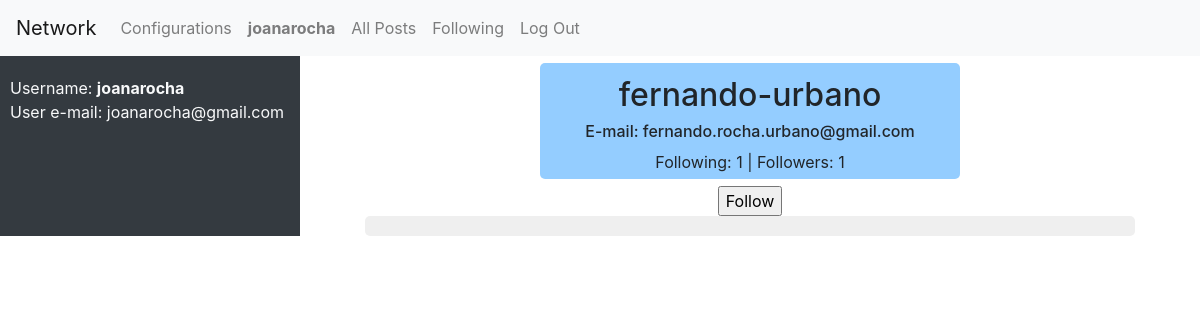
Screenshot of /user/fernando-urbano/ (signed in) with the database file from the repository.
### network/models.py (models this page shows, shortened)
class User(AbstractUser):
    users_following = models.ManyToManyField('User', blank=True, null=True, related_name='followed_by')
    watchlist = models.ManyToManyField('Post', blank=True, null=True, related_name='watched_by')
    @property
    def number_followers(self):
        return len(self.followed_by.all())
    @property
    def number_following(self):
        return len(self.users_following.all())

### network/views.py (the view)
# urls.py: path("user/<str:username>/", views.view_user, name="view_user"),
def view_user(request, username):
    logged_user = request.user
    try:
        user = User.objects.get(username=username)
    except:
        pass
    posts = Post.objects.filter(user=user)
    if logged_user.is_authenticated:
        following = logged_user.users_following.filter(pk=user.id).exists()
    else:
        following = None
    return render(request, 'network/user.html', {
        "searched_user": user,
        "posts": posts,
        "user": logged_user,
        "following": following
    })

### network/templates/network/user.html (shortened to what this page needs)
{% extends "network/layout.html" %}
{% load static %}
{% block body %}
    <div class="container-fluid">
        <div class="row">
            <div class="col-sm-3 column-flex bg-dark align-items-center text-light" id="user-info">
                {% if user.is_authenticated %}
                    <div class="justify-content-center align-items-center">
                        Username: <strong>{{ user.username }}</strong>
                    </div>
                    <div>
                        User e-mail: {{ user.email }}
                    </div>
                {% endif %}
            </div>
            <div class="col-sm-9" id="network-content">
                <div class="col-sm-12 d-flex align-items-center flex-column">
                    <div class="user-profile-info col-sm-6 align-items-center d-flex flex-column">
                        <h2>{{ searched_user.username }}</h2>
                        <h6>E-mail: {{ searched_user.email }}</h6>
                        <span>Following: {{ searched_user.number_following }} | Followers: {{ searched_user.number_followers }}</span>
                    </div>
                    {% if user.is_authenticated and user.id != searched_user.id %}
                        <div class="col-sm-6 align-items-center d-flex flex-column">
                            <form method="post" action="{% url 'follow_unfollow_user' %}">
                                {% if following %}
                                    <input type="submit" value="Unfollow">
                                {% else %}
                                    <input type="submit" value="Follow">
                                {% endif %}
                            </form>
                        </div>
                    {% endif %}
                    <div class="posts-placement col-sm-11 column-flex d-flex align-items-center"></div>
                </div>
            </div>
        </div>
    </div>
{% endblock %}

### network/templates/network/layout.html (shortened to what this page needs)
{% load static %}
<!DOCTYPE html>
<html lang="en">
    <head>
        <link rel="stylesheet" href="https://stackpath.bootstrapcdn.com/bootstrap/4.4.1/css/bootstrap.min.css">
        <link href="{% static 'network/styles.css' %}" rel="stylesheet">
    </head>
    <body>
        <nav class="navbar navbar-expand-lg navbar-light bg-light">
            <a class="navbar-brand" href="#">Network</a>
            <div>
              <ul class="navbar-nav mr-auto">
                {% if user.is_authenticated %}
                    <li class="nav-item">
                        <a class="nav-link" id="menu">Configurations</a>
                    </li>
                    <li class="nav-item">
                        <a class="nav-link"><strong id="username">{{ user.username }}</strong></a>
                    </li>
                {% endif %}
                <li class="nav-item">
                    <a class="nav-link" id="all-posts" href="{% url 'index' %}">All Posts</a>
                </li>
                {% if user.is_authenticated %}
                    <li class="nav-item">
                        <a class="nav-link" href="{% url 'following' %}">Following</a>
                    </li>
                    <li class="nav-item">
                        <a class="nav-link" href="{% url 'logout' %}">Log Out</a>
                    </li>
                {% endif %}
              </ul>
            </div>
          </nav>
        <div class="body">
            {% block body %}
            {% endblock %}
        </div>
    </body>
</html>

### network/static/network/styles.css (style rules this page uses)
.posts-placement { display: flex; flex-direction: column; gap: 20px; background-color: rgb(239, 239, 239); border-radius: 5px; padding-top: 10px; padding-bottom: 10px; }
#user-info { padding: 10px; padding-top: 20px; }
.user-profile-info { margin: 7px; background-color: rgb(148, 205, 255); padding: 5px; border-radius: 5px; }

### rows the page displays
User: username "joanarocha", email "joanarocha@gmail.com"
User: username "fernando-urbano", email "fernando.rocha.urbano@gmail.com", number_following "1", number_followers "1"
